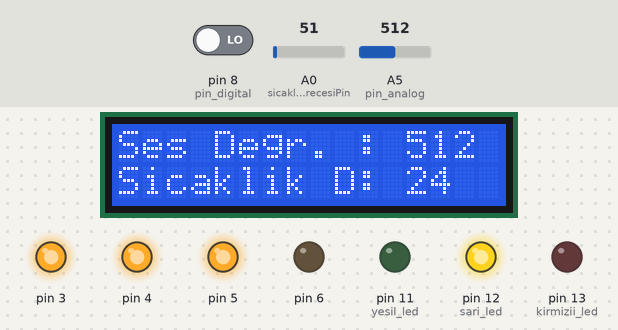
Bench run of a sketch on a simulated Arduino Mega 2560, built with avr-gcc and run on an emulated ATmega2560. Shown: 16×2 character LCD, output pins drawn as LEDs (lit = HIGH). Dashed ring = blinking. Inputs (shaded band) come from the test bench; at power-on: A0 (sicaklik_derecesiPin) = 51, A5 (pin_analog) = 512, pin 8 (pin_digital) LOW. What the sketch prints to the serial monitor is not drawn.

Above: at 2.8 s.
2.9 s: A0 (sicaklik_derecesiPin) set to 56
At 5.4 s:
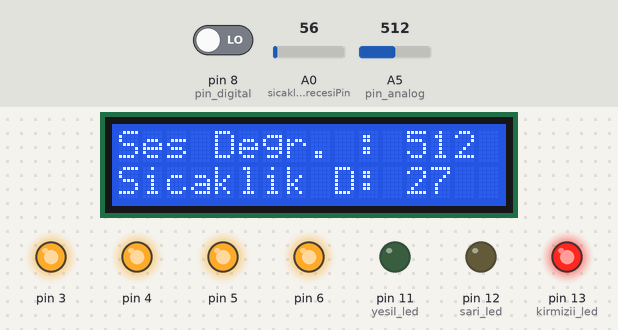
5.8 s: A0 (sicaklik_derecesiPin) set to 61
At 9.5 s:
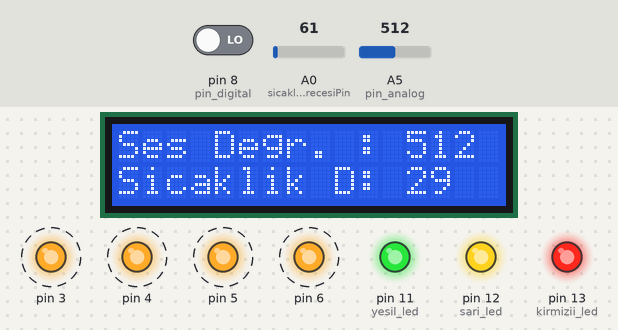
10.2 s: A0 (sicaklik_derecesiPin) set to 30
At 14.2 s:
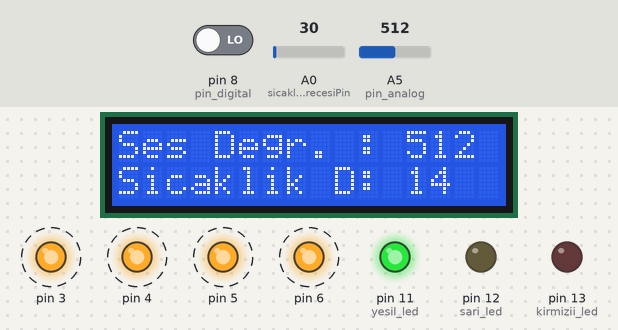
14.6 s: A5 (pin_analog) set to 37
At 16.9 s:
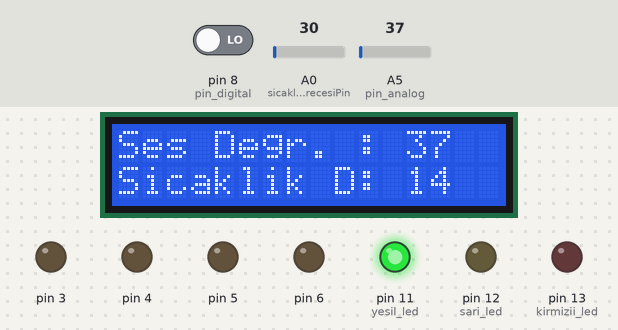
18.0 s: A5 (pin_analog) set to 34
At 20.2 s:
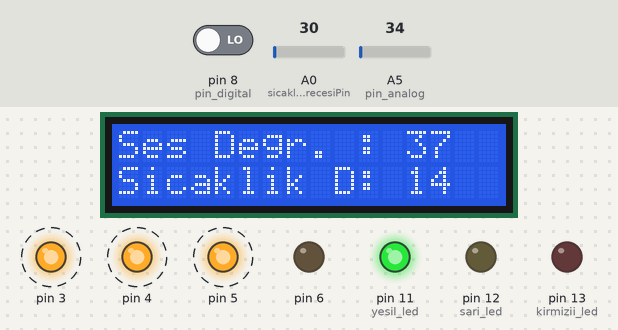
21.9 s: A5 (pin_analog) set to 18
At 24.5 s:
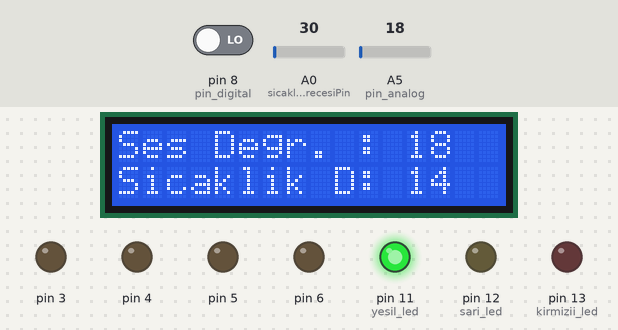
Timing chart, 0 to 25.8 s (numbered marks = the images above; inputs shaded):
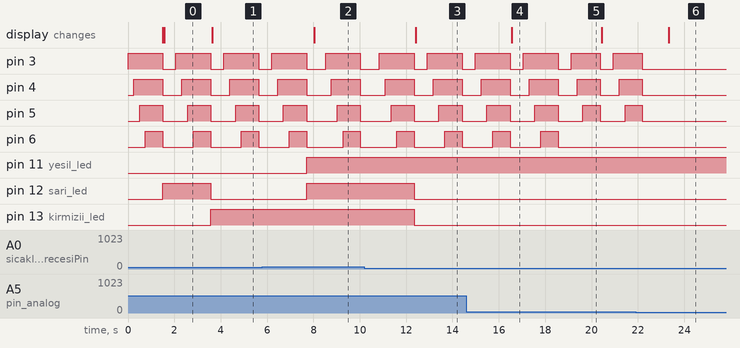

Measured:
- the behaviour switches between 51 and 52 on A0 (sicaklik_derecesiPin) (found by bisection; images 0 and 1)
- the behaviour switches between 35 and 34 on A5 (pin_analog) (found by bisection; images 4 and 5)
- after the input at 2.9 s, pin 12 (sari_led): HIGH → LOW after 0.67 s; pin 13 (kirmizii_led): LOW → HIGH after 0.67 s; the display: changes after 0.74 s (image 1)
- after the input at 5.8 s, pin 11 (yesil_led), pin 12 (sari_led): LOW → HIGH after 1.9 s; the display: changes after 2.2 s (image 2)
- after the input at 10.2 s, pin 12 (sari_led), pin 13 (kirmizii_led): HIGH → LOW after 2.1 s; the display: changes after 2.2 s (image 3)
- after the input at 14.6 s, the display: changes after 2.0 s (image 4)
- after the input at 18.0 s, pin 6: goes on until 18.6 s, then stays LOW
- after the input at 21.9 s, pin 3–5: goes on until 22.2 s, then stays LOW; the display: changes after 1.4 s (image 6)

The sketch:

AnalogReadSerial.ino
```cpp
#include <LiquidCrystal.h>
LiquidCrystal lcd(30,32,31,33,35,37);

int pin_analog = A5;
int pin_digital = 8;
int Analog_Deger = 0;
int Digital_Deger = 0;

float sicaklik_derecesi;
float gerilim_degeri;
int sicaklik_derecesiPin = 0; // analog girişin olacağı pin
int yesil_led = 11;        // yeşil led çıkış
int sari_led =12;          // sarı led
int kirmizii_led = 13; // kırmızı led

int pot1,pot2;


void setup() {
  Serial.begin(9600);
  pinMode(3, OUTPUT);
  pinMode(4, OUTPUT);
  pinMode(5, OUTPUT);
  pinMode(6, OUTPUT);
  pinMode(pin_analog, INPUT);
  pinMode(pin_digital, INPUT);

  pinMode( yesil_led, OUTPUT);
  pinMode( sari_led, OUTPUT);
  pinMode( kirmizii_led, OUTPUT);


}

void loop() {

  Analog_Deger = analogRead(pin_analog);
  Digital_Deger = digitalRead(pin_digital);


  if (Analog_Deger >= 31) { //Eğer algılanan ses seviyesi belirlediğimiz değerden büyükse
    digitalWrite(3, HIGH);
    digitalWrite(4, LOW);
    digitalWrite(5, LOW);
    digitalWrite(6, LOW);
    delay(250);
  }
  if (Analog_Deger >= 32) { //Eğer algılanan ses seviyesi belirlediğimiz değerden büyükse
    digitalWrite(3, HIGH);
    digitalWrite(4, HIGH);
    digitalWrite(5, LOW);
    digitalWrite(6, LOW);
    delay(250);
  }
  if (Analog_Deger >= 33) { //Eğer algılanan ses seviyesi belirlediğimiz değerden büyükse
    digitalWrite(3, HIGH);
    digitalWrite(4, HIGH);
    digitalWrite(5, HIGH);
    digitalWrite(6, LOW);
    delay(250);
  }
  if (Analog_Deger >= 35) { //Eğer algılanan ses seviyesi belirlediğimiz değerden büyükse
    digitalWrite(3, HIGH);
    digitalWrite(4, HIGH);
    digitalWrite(5, HIGH);
    digitalWrite(6, HIGH);
    delay(250);
  }

    delay(500);
    digitalWrite(3, LOW);
    digitalWrite(4, LOW);
    digitalWrite(5, LOW);
    digitalWrite(6, LOW);

    gerilim_degeri = analogRead(sicaklik_derecesiPin);       // analog degeri oku
gerilim_degeri = (gerilim_degeri/1023)*5000;                // analog deger mv ye çevirir.
sicaklik_derecesi = gerilim_degeri/10.0;                            // celciusa çevirip sicakliğa atadık.

// bulduğumuz değer aralığına göre yanacak ledleri belirliyoruz.
if ( sicaklik_derecesi < 23 )
{
digitalWrite ( yesil_led , HIGH );     // yeşil ledi yak
digitalWrite ( sari_led , LOW );         //
digitalWrite ( kirmizii_led , LOW ); //
}
else if( (sicaklik_derecesi >=23) && ( sicaklik_derecesi < 25) )
{
digitalWrite ( yesil_led , LOW );      // yeşil ledi söndür
digitalWrite ( sari_led , HIGH );       // sarı ledi yak
digitalWrite ( kirmizii_led , LOW ); // kırmızı ledi söndür
}
else if( (sicaklik_derecesi >=25) && ( sicaklik_derecesi < 28) )
{
digitalWrite ( yesil_led , LOW );            // yeşil ledi söndür
digitalWrite ( sari_led , LOW );               // sarı ledi söndür
digitalWrite ( kirmizii_led , HIGH );      // kırmızı ledi yak
}
else if( sicaklik_derecesi >=28 )
{
digitalWrite ( yesil_led , HIGH );         // yeşil ledi yak
digitalWrite ( sari_led , HIGH );             // sarı ledi söndür
digitalWrite ( kirmizii_led , HIGH );    // kırmızı ledi söndür
delay(250);                                                      //250 milisaniye boyunca yak
                                                       //250 milisaniye boyunca yak
}

// yarım saniyede bir bizde ekranımızdan değeri görelim.
pot1=Analog_Deger;
pot2=(int)sicaklik_derecesi;
Serial.print(pot1);
Serial.print("*");
Serial.println(pot2);

lcd.begin(16,2);
  lcd.clear();
  lcd.print("Ses Degr. : ");
  lcd.print(pot1);

  lcd.setCursor(0,1);
  lcd.print("Sicaklik D: ");
  lcd.print(pot2);

delay(500);

}
```
